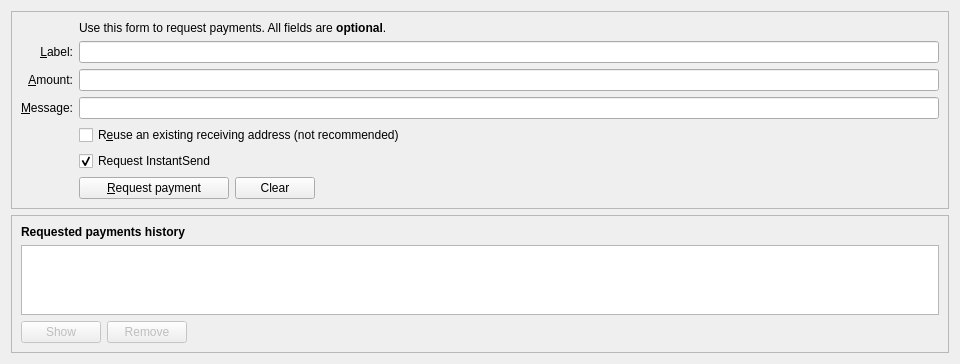
<?xml version="1.0" encoding="UTF-8"?>
<ui version="4.0">
 <class>ReceiveCoinsDialog</class>
 <widget class="QWidget" name="ReceiveCoinsDialog">
  <property name="geometry">
   <rect>
    <x>0</x>
    <y>0</y>
    <width>960</width>
    <height>320</height>
   </rect>
  </property>
  <layout class="QVBoxLayout" name="verticalLayout" stretch="0,0,1">
   <item>
    <widget class="QFrame" name="frame2">
     <property name="sizePolicy">
      <sizepolicy hsizetype="Preferred" vsizetype="Expanding">
       <horstretch>0</horstretch>
       <verstretch>0</verstretch>
      </sizepolicy>
     </property>
     <property name="frameShape">
      <enum>QFrame::StyledPanel</enum>
     </property>
     <property name="frameShadow">
      <enum>QFrame::Sunken</enum>
     </property>
     <layout class="QVBoxLayout" name="verticalLayout_3">
      <item>
       <layout class="QGridLayout" name="gridLayout">
        <item row="7" column="2">
         <widget class="QCheckBox" name="reuseAddress">
          <property name="toolTip">
           <string>Reuse one of the previously used receiving addresses.&lt;br&gt;Reusing addresses has security and privacy issues.&lt;br&gt;Do not use this unless re-generating a payment request made before.</string>
          </property>
          <property name="text">
           <string>R&amp;euse an existing receiving address (not recommended)</string>
          </property>
         </widget>
        </item>
        <item row="7" column="0">
         <widget class="QLabel" name="label_4">
          <property name="text">
           <string/>
          </property>
         </widget>
        </item>
        <item row="6" column="0">
         <widget class="QLabel" name="label_3">
          <property name="toolTip">
           <string>An optional message to attach to the payment request, which will be displayed when the request is opened. Note: The message will not be sent with the payment over the Credit network.</string>
          </property>
          <property name="text">
           <string>&amp;Message:</string>
          </property>
          <property name="alignment">
           <set>Qt::AlignRight|Qt::AlignTrailing|Qt::AlignVCenter</set>
          </property>
          <property name="buddy">
           <cstring>reqMessage</cstring>
          </property>
         </widget>
        </item>
        <item row="4" column="2">
         <widget class="QLineEdit" name="reqLabel">
          <property name="toolTip">
           <string>An optional label to associate with the new receiving address.</string>
          </property>
         </widget>
        </item>
        <item row="6" column="2">
         <widget class="QLineEdit" name="reqMessage">
          <property name="toolTip">
           <string>An optional message to attach to the payment request, which will be displayed when the request is opened.&lt;br&gt;Note: The message will not be sent with the payment over the Credit network.</string>
          </property>
         </widget>
        </item>
        <item row="2" column="2">
         <widget class="QLabel" name="label_5">
          <property name="text">
           <string>Use this form to request payments. All fields are &lt;b&gt;optional&lt;/b&gt;.</string>
          </property>
         </widget>
        </item>
        <item row="4" column="0">
         <widget class="QLabel" name="label_2">
          <property name="toolTip">
           <string>An optional label to associate with the new receiving address.</string>
          </property>
          <property name="text">
           <string>&amp;Label:</string>
          </property>
          <property name="alignment">
           <set>Qt::AlignRight|Qt::AlignTrailing|Qt::AlignVCenter</set>
          </property>
          <property name="buddy">
           <cstring>reqLabel</cstring>
          </property>
         </widget>
        </item>
        <item row="5" column="0">
         <widget class="QLabel" name="label">
          <property name="toolTip">
           <string>An optional amount to request. Leave this empty or zero to not request a specific amount.</string>
          </property>
          <property name="text">
           <string>&amp;Amount:</string>
          </property>
          <property name="alignment">
           <set>Qt::AlignRight|Qt::AlignTrailing|Qt::AlignVCenter</set>
          </property>
          <property name="buddy">
           <cstring>reqAmount</cstring>
          </property>
         </widget>
        </item>
        <item row="5" column="2">
         <widget class="CreditAmountField" name="reqAmount">
          <property name="minimumSize">
           <size>
            <width>80</width>
            <height>0</height>
           </size>
          </property>
          <property name="toolTip">
           <string>An optional amount to request. Leave this empty or zero to not request a specific amount.</string>
          </property>
         </widget>
        </item>
        <item row="9" column="2">
         <layout class="QHBoxLayout" name="horizontalLayout">
          <item>
           <widget class="QPushButton" name="receiveButton">
            <property name="minimumSize">
             <size>
              <width>150</width>
              <height>0</height>
             </size>
            </property>
            <property name="text">
             <string>&amp;Request payment</string>
            </property>
            <property name="icon">
             <iconset>
              <normaloff>:/icons/receiving_addresses</normaloff>:/icons/receiving_addresses</iconset>
            </property>
           </widget>
          </item>
          <item>
           <widget class="QPushButton" name="clearButton">
            <property name="sizePolicy">
             <sizepolicy hsizetype="Minimum" vsizetype="Fixed">
              <horstretch>0</horstretch>
              <verstretch>0</verstretch>
             </sizepolicy>
            </property>
            <property name="toolTip">
             <string>Clear all fields of the form.</string>
            </property>
            <property name="text">
             <string>Clear</string>
            </property>
            <property name="icon">
             <iconset>
              <normaloff>:/icons/remove</normaloff>:/icons/remove</iconset>
            </property>
            <property name="autoDefault">
             <bool>false</bool>
            </property>
           </widget>
          </item>
          <item>
           <spacer name="horizontalSpacer">
            <property name="orientation">
             <enum>Qt::Horizontal</enum>
            </property>
            <property name="sizeHint" stdset="0">
             <size>
              <width>40</width>
              <height>20</height>
             </size>
            </property>
           </spacer>
          </item>
         </layout>
        </item>
        <item row="9" column="0">
         <widget class="QLabel" name="label_7">
          <property name="text">
           <string/>
          </property>
         </widget>
        </item>
        <item row="8" column="2">
         <widget class="QCheckBox" name="checkUseInstantSend">
          <property name="text">
           <string>Request InstantSend</string>
          </property>
          <property name="checked">
           <bool>true</bool>
          </property>
         </widget>
        </item>
       </layout>
      </item>
     </layout>
    </widget>
   </item>
   <item>
    <spacer name="verticalSpacer_2">
     <property name="orientation">
      <enum>Qt::Vertical</enum>
     </property>
     <property name="sizeHint" stdset="0">
      <size>
       <width>20</width>
       <height>10</height>
      </size>
     </property>
    </spacer>
   </item>
   <item>
    <widget class="QFrame" name="frame">
     <property name="sizePolicy">
      <sizepolicy hsizetype="Preferred" vsizetype="Expanding">
       <horstretch>0</horstretch>
       <verstretch>0</verstretch>
      </sizepolicy>
     </property>
     <property name="frameShape">
      <enum>QFrame::StyledPanel</enum>
     </property>
     <property name="frameShadow">
      <enum>QFrame::Raised</enum>
     </property>
     <layout class="QVBoxLayout" name="verticalLayout_2">
      <item>
       <widget class="QLabel" name="label_6">
        <property name="font">
         <font>
          <weight>75</weight>
          <bold>true</bold>
         </font>
        </property>
        <property name="text">
         <string>Requested payments history</string>
        </property>
       </widget>
      </item>
      <item>
       <widget class="QTableView" name="recentRequestsView">
        <property name="contextMenuPolicy">
         <enum>Qt::CustomContextMenu</enum>
        </property>
        <property name="tabKeyNavigation">
         <bool>false</bool>
        </property>
        <property name="sortingEnabled">
         <bool>true</bool>
        </property>
       </widget>
      </item>
      <item>
       <layout class="QHBoxLayout" name="horizontalLayout_2">
        <item>
         <widget class="QPushButton" name="showRequestButton">
          <property name="enabled">
           <bool>false</bool>
          </property>
          <property name="toolTip">
           <string>Show the selected request (does the same as double clicking an entry)</string>
          </property>
          <property name="text">
           <string>Show</string>
          </property>
          <property name="icon">
           <iconset>
            <normaloff>:/icons/edit</normaloff>:/icons/edit</iconset>
          </property>
          <property name="autoDefault">
           <bool>false</bool>
          </property>
         </widget>
        </item>
        <item>
         <widget class="QPushButton" name="removeRequestButton">
          <property name="enabled">
           <bool>false</bool>
          </property>
          <property name="toolTip">
           <string>Remove the selected entries from the list</string>
          </property>
          <property name="text">
           <string>Remove</string>
          </property>
          <property name="icon">
           <iconset>
            <normaloff>:/icons/remove</normaloff>:/icons/remove</iconset>
          </property>
          <property name="autoDefault">
           <bool>false</bool>
          </property>
         </widget>
        </item>
        <item>
         <spacer name="horizontalSpacer_2">
          <property name="orientation">
           <enum>Qt::Horizontal</enum>
          </property>
          <property name="sizeHint" stdset="0">
           <size>
            <width>40</width>
            <height>20</height>
           </size>
          </property>
         </spacer>
        </item>
       </layout>
      </item>
     </layout>
    </widget>
   </item>
  </layout>
 </widget>
 <customwidgets>
  <customwidget>
   <class>CreditAmountField</class>
   <extends>QLineEdit</extends>
   <header>creditamountfield.h</header>
   <container>1</container>
  </customwidget>
 </customwidgets>
 <tabstops>
  <tabstop>reqLabel</tabstop>
  <tabstop>reqAmount</tabstop>
  <tabstop>reqMessage</tabstop>
  <tabstop>reuseAddress</tabstop>
  <tabstop>receiveButton</tabstop>
  <tabstop>clearButton</tabstop>
  <tabstop>recentRequestsView</tabstop>
  <tabstop>showRequestButton</tabstop>
  <tabstop>removeRequestButton</tabstop>
 </tabstops>
 <resources>
  <include location="../credit.qrc"/>
 </resources>
 <connections/>
</ui>
